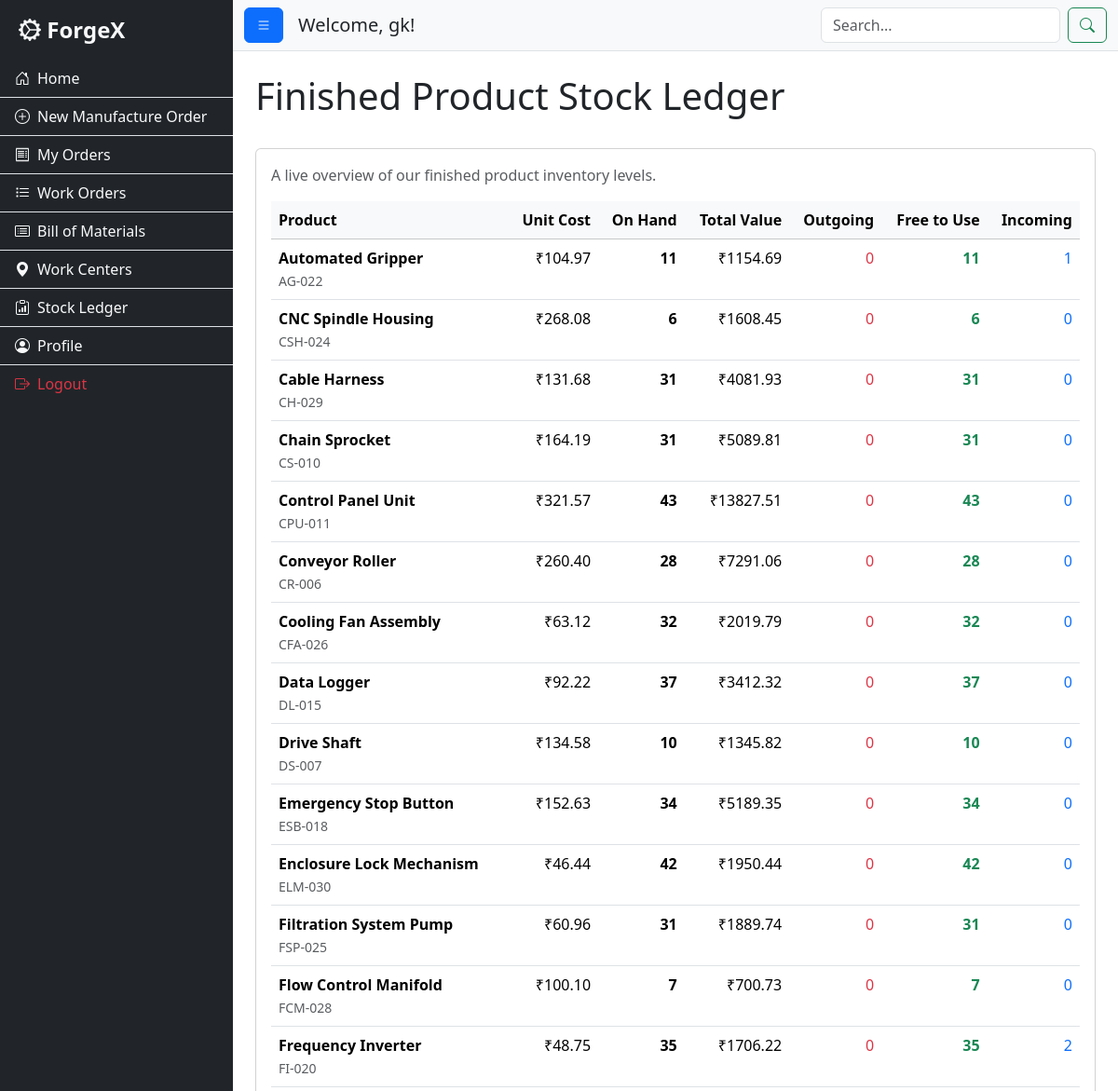
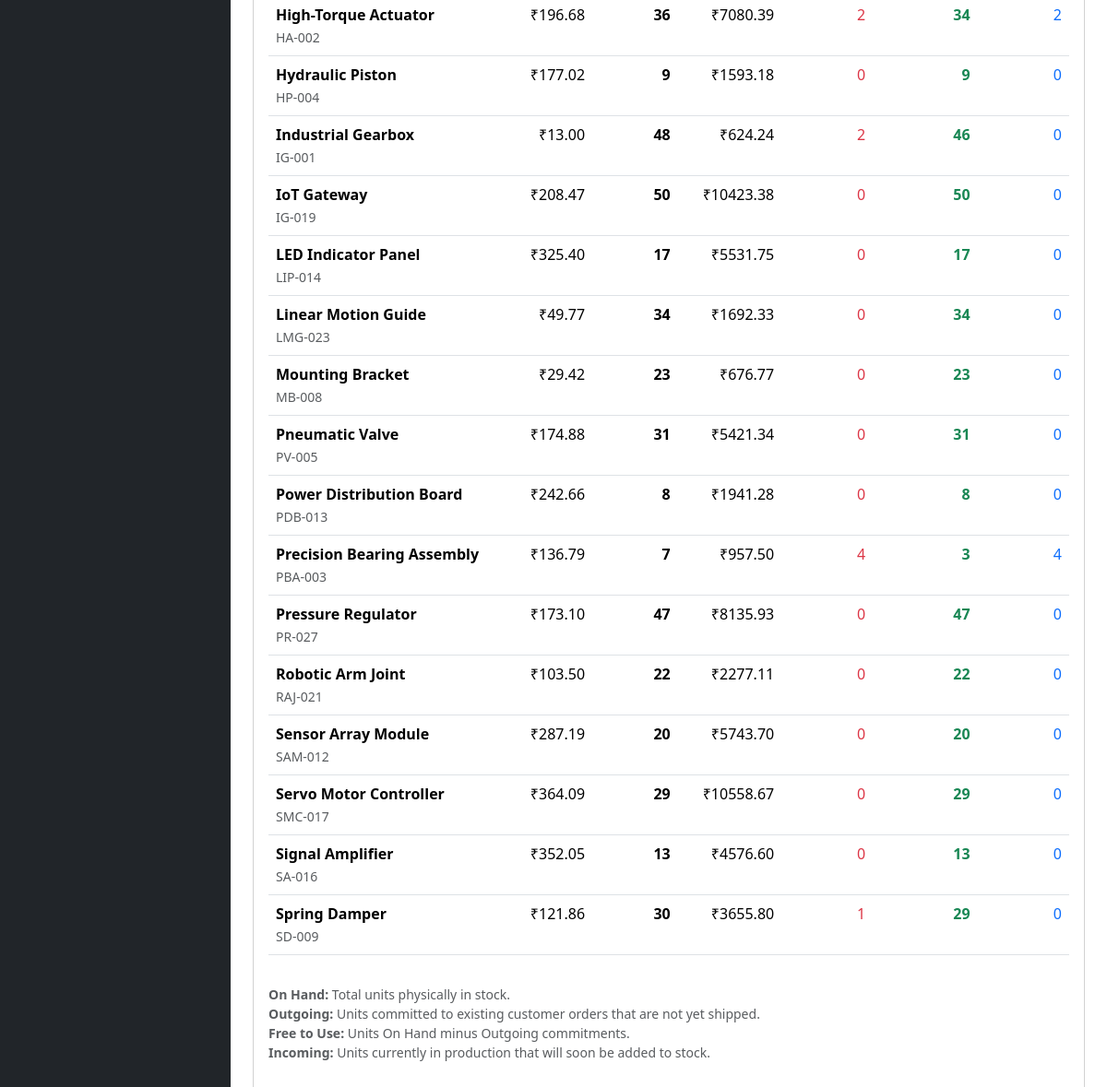
Screenshot of /customer_stock_ledger (signed in) with the database file from the repository (2 pictures, top to bottom).
### app.py (models this page shows)
class Product(db.Model):
    id = db.Column(db.String(50), primary_key=True)
    name = db.Column(db.String(100), nullable=False)
    sku = db.Column(db.String(50), unique=True, nullable=False)
    finished_stock = db.Column(db.Integer, default=0)
    bom_items = db.relationship('BomItem', backref='product', lazy=True, cascade="all, delete-orphan")
    @property
    def bom_cost(self):
        return sum(item.quantity * item.material.price for item in self.bom_items if item.material and item.material.price)

class RawMaterial(db.Model):
    id = db.Column(db.String(50), primary_key=True)
    name = db.Column(db.String(100), nullable=False)
    stock = db.Column(db.Float, default=0)
    unit = db.Column(db.String(20))
    price = db.Column(db.Float, default=0)

class BomItem(db.Model):
    id = db.Column(db.Integer, primary_key=True)
    quantity = db.Column(db.Float, nullable=False)
    operation = db.Column(db.String(100))
    operation_duration = db.Column(db.Float, nullable=True)
    product_id = db.Column(db.String(50), db.ForeignKey('product.id'), nullable=False)
    material_id = db.Column(db.String(50), db.ForeignKey('raw_material.id'), nullable=False)
    material = db.relationship('RawMaterial')

### app.py (the view)
@app.route('/customer_stock_ledger')
@login_required
@role_required('customer')
def customer_stock_ledger():
    products = Product.query.order_by(Product.name).all()
    stock_data = []
    for product in products:
        incoming_qty = db.session.query(db.func.sum(ManufacturingOrder.quantity)).filter(
            ManufacturingOrder.product_id == product.id, ManufacturingOrder.status != 'Done').scalar() or 0
        outgoing_qty = db.session.query(db.func.sum(CustomerOrder.quantity)).filter(
            CustomerOrder.product_name == product.name, CustomerOrder.status.in_(['Accepted', 'In Production'])).scalar() or 0
        stock_data.append({'product': product, 'incoming': incoming_qty, 'outgoing': outgoing_qty})
    return render_template('customer_stock_ledger.html', stock_data=stock_data)

### app.py (called while the page is built)
def login_required(f):
    @wraps(f)
    def decorated_function(*args, **kwargs):
        if 'username' not in session:
            flash("Please log in to access this page.", "warning")
            return redirect(url_for('login'))
        user = User.query.filter_by(username=session['username']).first()
        if not user:
            session.clear()
            flash("Your login session was invalid. Please log in again.", "danger")
            return redirect(url_for('login'))
        return f(*args, **kwargs)
    return decorated_function

def role_required(required_role):
    def decorator(f):
        @wraps(f)
        def decorated_function(*args, **kwargs):
            if session.get('role') != required_role:
                flash("You do not have permission to access this page.", "danger")
                return redirect(url_for('index'))
            return f(*args, **kwargs)
        return decorated_function
    return decorator

### templates/customer_stock_ledger.html
{% extends "layout.html" %}
{% block content %}
<div class="d-flex justify-content-between align-items-center mb-4">
    <h1>Finished Product Stock Ledger</h1>
</div>
<div class="card">
    <div class="card-body">
        <p class="text-muted">A live overview of our finished product inventory levels.</p>
        <div class="table-responsive">
            <table class="table table-hover">
                <thead class="table-light">
                    <tr>
                        <th>Product</th>
                        <th class="text-end">Unit Cost</th>
                        <th class="text-end">On Hand</th>
                        <th class="text-end">Total Value</th>
                        <th class="text-end">Outgoing</th>
                        <th class="text-end">Free to Use</th>
                        <th class="text-end">Incoming</th>
                    </tr>
                </thead>
                <tbody>
                    {% for item in stock_data %}
                    <tr>
                        <td>
                            <strong>{{ item.product.name }}</strong><br>
                            <small class="text-muted">{{ item.product.sku }}</small>
                        </td>
                        <td class="text-end">₹{{ "%.2f"|format(item.product.bom_cost) }}</td>
                        <td class="text-end fw-bold">{{ item.product.finished_stock }}</td>
                        <td class="text-end">₹{{ "%.2f"|format(item.product.finished_stock * item.product.bom_cost) }}</td>
                        <td class="text-end text-danger">{{ item.outgoing }}</td>
                        <td class="text-end fw-bold text-success">{{ item.product.finished_stock - item.outgoing }}</td>
                        <td class="text-end text-primary">{{ item.incoming }}</td>
                    </tr>
                    {% else %}
                    <tr>
                        <td colspan="7" class="text-center">Stock ledger data is not available.</td>
                    </tr>
                    {% endfor %}
                </tbody>
            </table>
        </div>
        <div class="mt-3">
            <small class="text-muted">
                <ul class="list-unstyled">
                    <li><strong>On Hand:</strong> Total units physically in stock.</li>
                    <li><strong>Outgoing:</strong> Units committed to existing customer orders that are not yet shipped.</li>
                    <li><strong>Free to Use:</strong> Units On Hand minus Outgoing commitments.</li>
                    <li><strong>Incoming:</strong> Units currently in production that will soon be added to stock.</li>
                </ul>
            </small>
        </div>
    </div>
</div>
{% endblock %}

### static/css/style.css (style rules this page uses)
body { overflow-x: hidden; }

### rows the page displays
Product: product.name "Automated Gripper", product.sku "AG-022", product.finished_stock "11", item.product.finished_stock*item.product.bom_cost "1154.69", item.product.finished_stock-item.outgoing "11"
RawMaterial: product.bom_cost "104.97" "48.75" "287.19"
Product: product.name "CNC Spindle Housing", product.sku "CSH-024", product.finished_stock "6", item.product.finished_stock*item.product.bom_cost "1608.45", item.product.finished_stock-item.outgoing "6"
RawMaterial: product.bom_cost "268.08" "260.40" "92.22" "174.88" "364.09"
Product: product.name "Cable Harness", product.sku "CH-029", product.finished_stock "31", item.product.finished_stock*item.product.bom_cost "4081.93", item.product.finished_stock-item.outgoing "31"
RawMaterial: product.bom_cost "131.68" "164.19" "321.57" "46.44" "177.02" "325.40"
Product: product.name "Chain Sprocket", product.sku "CS-010", product.finished_stock "31", item.product.finished_stock*item.product.bom_cost "5089.81", item.product.finished_stock-item.outgoing "31"
Product: product.name "Control Panel Unit", product.sku "CPU-011", product.finished_stock "43", item.product.finished_stock*item.product.bom_cost "13827.51", item.product.finished_stock-item.outgoing "43"
Product: product.name "Conveyor Roller", product.sku "CR-006", product.finished_stock "28", item.product.finished_stock*item.product.bom_cost "7291.06", item.product.finished_stock-item.outgoing "28"
Product: product.name "Cooling Fan Assembly", product.sku "CFA-026", product.finished_stock "32", item.product.finished_stock*item.product.bom_cost "2019.79", item.product.finished_stock-item.outgoing "32"
RawMaterial: product.bom_cost "63.12" "134.58" "13.00" "49.77" "29.42" "352.05"
Product: product.name "Data Logger", product.sku "DL-015", product.finished_stock "37", item.product.finished_stock*item.product.bom_cost "3412.32", item.product.finished_stock-item.outgoing "37"
Product: product.name "Drive Shaft", product.sku "DS-007", product.finished_stock "10", item.product.finished_stock*item.product.bom_cost "1345.82", item.product.finished_stock-item.outgoing "10"
Product: product.name "Emergency Stop Button", product.sku "ESB-018", product.finished_stock "34", item.product.finished_stock*item.product.bom_cost "5189.35", item.product.finished_stock-item.outgoing "34"
RawMaterial: product.bom_cost "152.63" "196.68" "242.66"
Product: product.name "Enclosure Lock Mechanism", product.sku "ELM-030", product.finished_stock "42", item.product.finished_stock*item.product.bom_cost "1950.44", item.product.finished_stock-item.outgoing "42"
Product: product.name "Filtration System Pump", product.sku "FSP-025", product.finished_stock "31", item.product.finished_stock*item.product.bom_cost "1889.74", item.product.finished_stock-item.outgoing "31"
RawMaterial: product.bom_cost "60.96"
Product: product.name "Flow Control Manifold", product.sku "FCM-028", product.finished_stock "7", item.product.finished_stock*item.product.bom_cost "700.73", item.product.finished_stock-item.outgoing "7"
RawMaterial: product.bom_cost "100.10" "208.47" "121.86"
Product: product.name "Frequency Inverter", product.sku "FI-020", product.finished_stock "35", item.product.finished_stock*item.product.bom_cost "1706.22", item.product.finished_stock-item.outgoing "35"
Product: product.name "High-Torque Actuator", product.sku "HA-002", product.finished_stock "36", item.product.finished_stock*item.product.bom_cost "7080.39", item.product.finished_stock-item.outgoing "34"
Product: product.name "Hydraulic Piston", product.sku "HP-004", product.finished_stock "9", item.product.finished_stock*item.product.bom_cost "1593.18", item.product.finished_stock-item.outgoing "9"
Product: product.name "Industrial Gearbox", product.sku "IG-001", product.finished_stock "48", item.product.finished_stock*item.product.bom_cost "624.24", item.product.finished_stock-item.outgoing "46"
Product: product.name "IoT Gateway", product.sku "IG-019", product.finished_stock "50", item.product.finished_stock*item.product.bom_cost "10423.38", item.product.finished_stock-item.outgoing "50"
Product: product.name "LED Indicator Panel", product.sku "LIP-014", product.finished_stock "17", item.product.finished_stock*item.product.bom_cost "5531.75", item.product.finished_stock-item.outgoing "17"
Product: product.name "Linear Motion Guide", product.sku "LMG-023", product.finished_stock "34", item.product.finished_stock*item.product.bom_cost "1692.33", item.product.finished_stock-item.outgoing "34"
Product: product.name "Mounting Bracket", product.sku "MB-008", product.finished_stock "23", item.product.finished_stock*item.product.bom_cost "676.77", item.product.finished_stock-item.outgoing "23"
Product: product.name "Pneumatic Valve", product.sku "PV-005", product.finished_stock "31", item.product.finished_stock*item.product.bom_cost "5421.34", item.product.finished_stock-item.outgoing "31"
Product: product.name "Power Distribution Board", product.sku "PDB-013", product.finished_stock "8", item.product.finished_stock*item.product.bom_cost "1941.28", item.product.finished_stock-item.outgoing "8"
Product: product.name "Precision Bearing Assembly", product.sku "PBA-003", product.finished_stock "7", item.product.finished_stock*item.product.bom_cost "957.50", item.product.finished_stock-item.outgoing "3"
RawMaterial: product.bom_cost "136.79" "173.10"
Product: product.name "Pressure Regulator", product.sku "PR-027", product.finished_stock "47", item.product.finished_stock*item.product.bom_cost "8135.93", item.product.finished_stock-item.outgoing "47"
Product: product.name "Robotic Arm Joint", product.sku "RAJ-021", product.finished_stock "22", item.product.finished_stock*item.product.bom_cost "2277.11", item.product.finished_stock-item.outgoing "22"
RawMaterial: product.bom_cost "103.50"
Product: product.name "Sensor Array Module", product.sku "SAM-012", product.finished_stock "20", item.product.finished_stock*item.product.bom_cost "5743.70", item.product.finished_stock-item.outgoing "20"
Product: product.name "Servo Motor Controller", product.sku "SMC-017", product.finished_stock "29", item.product.finished_stock*item.product.bom_cost "10558.67", item.product.finished_stock-item.outgoing "29"
Product: product.name "Signal Amplifier", product.sku "SA-016", product.finished_stock "13", item.product.finished_stock*item.product.bom_cost "4576.60", item.product.finished_stock-item.outgoing "13"
Product: product.name "Spring Damper", product.sku "SD-009", product.finished_stock "30", item.product.finished_stock*item.product.bom_cost "3655.80", item.product.finished_stock-item.outgoing "29"

### other values shown
{{ session.username }} "gk"
{{ item.outgoing }} "0" "0" "0" "0" "0" "0" "0" "0" "0" "0" "0" "0" "0" "0" "2" "0" "2" "0" "0" "0" "0" "0" "0" "4" "0" "0" "0" "0" "0" "1"
{{ item.incoming }} "1" "0" "0" "0" "0" "0" "0" "0" "0" "0" "0" "0" "0" "2" "2" "0" "0" "0" "0" "0" "0" "0" "0" "4" "0" "0" "0" "0" "0" "0"
